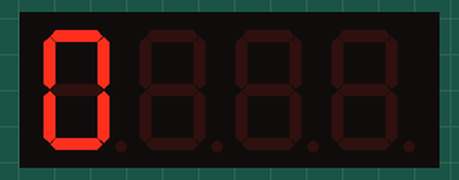
The program below on a simulated Raspberry Pi (BCM pin numbers). Shown: 4-digit seven-segment display. The segment pins are drawn as the display they are named for.

Above: at 0.3 s.
At 1.32 s:
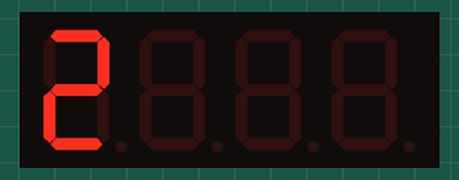
At 2.1 s:
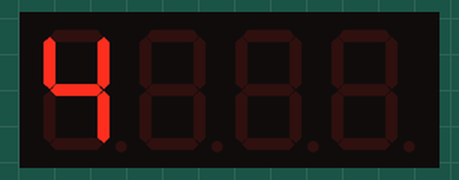
At 3.6 s:
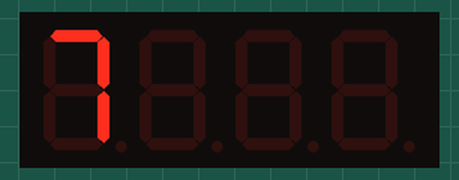
At 4.8 s:
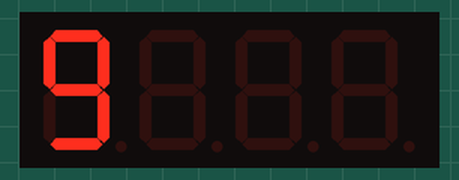

Measured:
- by itself, everything shown: repeats every 5.0 s, in 10 steps
- what the display in image 0 shows lasts 0.4 s, from 0.1 s to 0.5 s

The program:

fnd01_1.py
```python
import RPi.GPIO as GPIO
import time

# 0~9까지 1byte 헥사(hex) 값
fndDatas = [ 0x3f, 0x06, 0x5b, 0x4f, 0x66, 0x6d, 0x7d, 0x07, 0x7f, 0x6f]
fndSegs = [4, 5, 6, 12, 13, 16, 17]
fndSels = [20, 21, 22, 23]

GPIO.setmode(GPIO.BCM)
for fndSeg in fndSegs:
	GPIO.setup(fndSeg, GPIO.OUT)
	GPIO.output(fndSeg, 0)

for fndSel in fndSels:
	GPIO.setup(fndSel, GPIO.OUT)
	GPIO.output(fndSel, 1)

def fndOut(data): # 하나의 숫자 형태를 만드는 함수
	for i in range(0,7):
		GPIO.output(fndSegs[i], fndDatas[data] & (0x01 << i))

try:
	while True:
		for i in range(0,1):
			GPIO.output(fndSels[i], 0) 	#fnd 선택

			for j in range(0,10):
				fndOut(j)
				time.sleep(0.5)

except KeyboardInterrupt:
	GPIO.cleanup()
```
